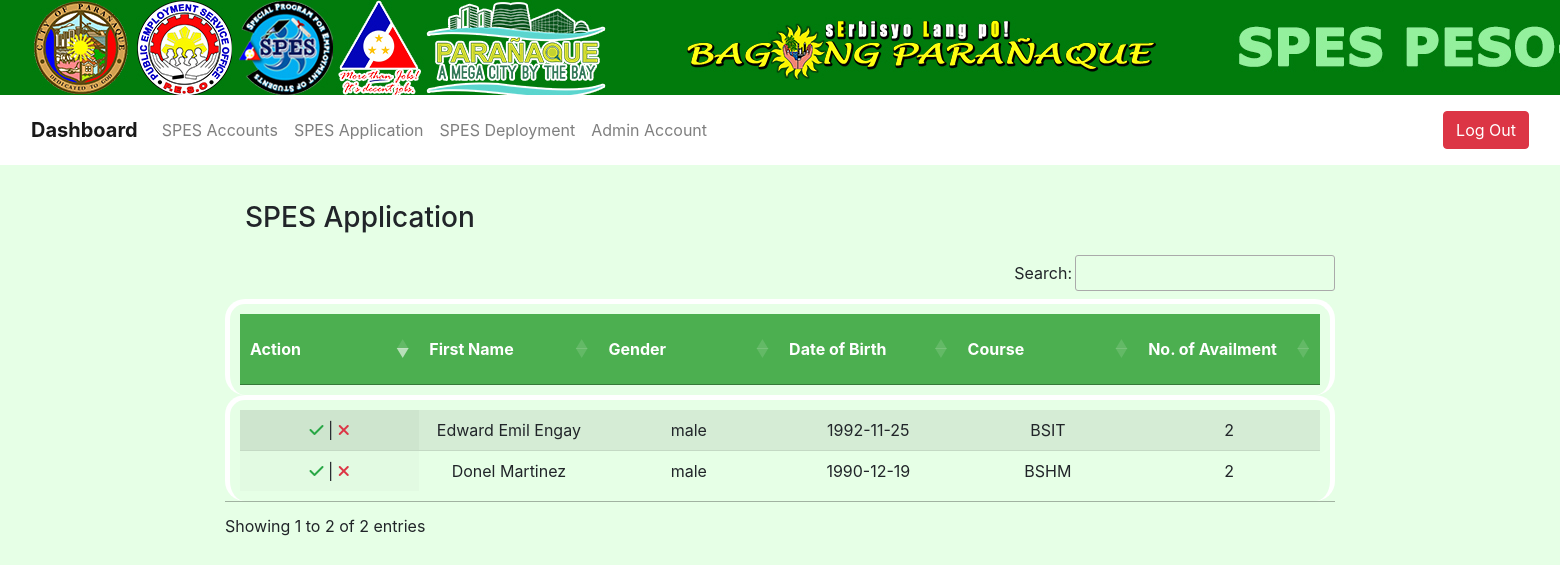
Screenshot of /admin/SPESpending.php (signed in) with the database file from the repository.
### tables this page shows
CREATE TABLE `spesaccount` (
  `spes_id` bigint(255) NOT NULL,
  `username` varchar(100) DEFAULT NULL,
  `password` varchar(100) DEFAULT NULL,
  `surName` varchar(100) DEFAULT NULL,
  `firstName` varchar(100) DEFAULT NULL,
  `mName` varchar(100) DEFAULT NULL,
  `status` varchar(100) DEFAULT NULL,
  `gender` varchar(10) DEFAULT NULL,
  `doBirth` date DEFAULT NULL,
  `poBirth` varchar(100) DEFAULT NULL,
  `cShip` varchar(100) DEFAULT NULL,
  `gsisBeneficiary` varchar(100) DEFAULT NULL,
  `relationship` varchar(100) DEFAULT NULL,
  `pAdd` varchar(100) DEFAULT NULL,
  `cAdd` varchar(100) DEFAULT NULL,
  `mNo` int(11) DEFAULT NULL,
  `email` varchar(100) DEFAULT NULL,
  `socialAcc` varchar(100) DEFAULT NULL,
  `pStatus` varchar(100) DEFAULT NULL,
  `fatherName` varchar(100) DEFAULT NULL,
  `fCNo` int(11) DEFAULT NULL,
  `fStatus` varchar(100) DEFAULT NULL,
  `fOccu` int(100) DEFAULT NULL,
  `fSalary` int(255) DEFAULT NULL,
  `motherName` varchar(100) DEFAULT NULL,
  `mCNo` int(11) DEFAULT NULL,
  `mStatus` varchar(100) DEFAULT NULL,
  `mOccu` varchar(100) DEFAULT NULL,
  `mSalary` int(255) DEFAULT NULL,
  `elemSName` varchar(100) DEFAULT NULL,
  `elemDegree` varchar(100) DEFAULT NULL,
  `elemYearLvl` date DEFAULT NULL,
  `elemDEnd` date DEFAULT NULL,
  `secondSName` varchar(100) DEFAULT NULL,
  `secondDegree` varchar(100) DEFAULT NULL,
  `secondYearLvl` date DEFAULT NULL,
  `secondDEnd` date DEFAULT NULL,
  `tertSName` varchar(100) DEFAULT NULL,
  `tertDegree` varchar(100) DEFAULT NULL,
  `tertYearLvl` date DEFAULT NULL,
  `tertDEnd` date DEFAULT NULL,
  `tecSName` varchar(100) DEFAULT NULL,
  `tecDegree` varchar(100) DEFAULT NULL,
  `tecYearLvl` date DEFAULT NULL,
  `tectDEnd` date DEFAULT NULL,
  `historySpes` varchar(100) DEFAULT NULL,
  `historyYear` date DEFAULT NULL,
  `spesID` int(255) DEFAULT NULL,
  `is_blacklist` int(11) NOT NULL
);

### admin/SPESpending.php (the view, shortened to what this page needs)
<?php
include('../dbconnection/dbconnection.php');
 if(!isset($_SESSION['login'])){
   header('Location:index.php');
   exit();
 }else { $id = $_SESSION['login']; ?>
<?php $title = 'Spes Pending'; include('../include/header.php');?>
	<div class="form-row">
		<div class="container">
		<div class="content">
			<form name="form1" method="post" action="SPESpending.php">
				<h3>SPES Application</h3>
            <div class="table-responsive">
            <table id="example" class="display table-striped" style="width:100%; height: 100%;">
            		<thead>
						<tr>
							<th>Action</th>
							<th>First Name</th>
							<th>Gender</th>
							<th>Date of Birth</th>
							<th>Course</th>
							<th>No. of Availment</th>
						</tr>
					  </thead>
					<tbody>
						<?php
						$result = mysqli_query($conn, "SELECT  (SELECT COUNT(dep_status) FROM deployment_history WHERE dep_status=5 GROUP BY spes_id) as avail, s.spes_id,s.surName,s.firstName,s.email,s.gender,s.doBirth,s.tertDegree,d.spes_id
						FROM deployment_history as d JOIN spesaccount as s ON d.spes_id=s.spes_id WHERE d.dep_status=1 GROUP BY d.spes_id");
						while($row=mysqli_fetch_array($result))
						{
							$name = $row['firstName'].' '.$row['surName'];
							$gender = $row['gender'];
							$dob = $row['doBirth'];
							$tdegree = $row['tertDegree'];
							$avail = $row['avail'];
							?>
							<tr>
								<td>
								<a href='accept.php?email=<?php echo $row['email'] ?>'><i class="fa-solid fa-check text-success"></i></a>
                |
								<a href='reject.php?email=<?php echo $row['email'] ?>'> <i class="fa-solid fa-xmark text-danger"></i></a>
								</td>
								<td><?php echo $name; ?></td>
								<td><?php echo $gender; ?></td>
								<td><?php echo $dob; ?></td>
								<td><?php echo $tdegree; ?></td>
								<td><?php echo $avail; ?></td>
							</tr>
							<?php
						}
					?>
					</tbody>
					</table>
                </div>
			</form>
		</div>
	</div>
</div>
</body>
</html>
<?php }?>

### assets/css/adminStyle.css (style rules this page uses)
html { overflow: scroll; overflow-x: hidden; }
body { background-color: #e6ffe6; }
.container { height: 100%; width: 100%; }
table { border-collapse: collapse; border-spacing: 0; width: 100%; border: 5px solid #fff; box-sizing: border-box; padding: 10px 10px; border-radius: 20px; }
td { text-align: center; word-wrap: normal; }
th { background-color: #4CAF50; color: white; text-align: center; height: 50px; width: 150px; word-wrap: normal; }
h3 { margin: 20px; }

### rows the page displays
spesaccount: name "Edward Emil Engay", gender "male", doBirth "1992-11-25", tertDegree "BSIT", avail "2"
spesaccount: name "Donel Martinez", gender "male", doBirth "1990-12-19", tertDegree "BSHM", avail "2"
